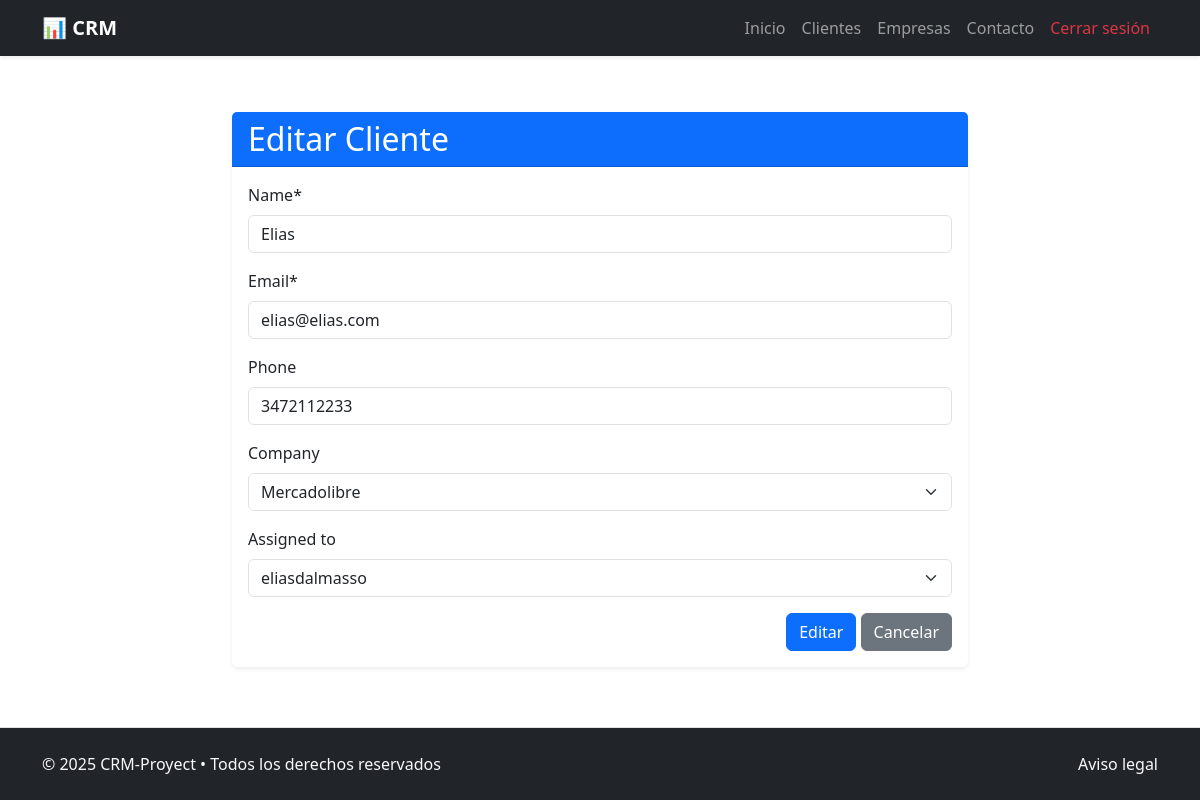
/client/2/update/ (signed in), run on the app's committed database.
### crm_app/models.py (models this page shows, shortened)
class Client(models.Model):
    name = models.CharField(max_length=255) #Nombre del cliente
    email = models.EmailField(unique=True) #Email del cliente
    phone = models.CharField(max_length=50, blank=True) #Telefono del cliente
    company = models.ForeignKey(
        Company, on_delete=models.SET_NULL, blank=True, null=True,
        related_name='clients') #Empresa del cliente
    assigned_to = models.ForeignKey(
        User, on_delete=models.SET_NULL, blank=True, null=True,
        related_name='clients') #Asignado a tal usuario
    created_at = models.DateTimeField(auto_now_add=True) #Fecha de creación
    updated_at = models.DateTimeField(auto_now=True) #Fecha de ultima actualización

### crm_app/views.py (the view, shortened to what this page needs)
# urls.py: path("client/<pk>/update/", ClientUpdateView.as_view(), name="client_update"),
@method_decorator(login_required, name='dispatch')
class ClientUpdateView(UpdateView):
    template_name = '../templates/clients/client_update.html'
    model = Client
    form_class = ClientCreateForm
    success_url = reverse_lazy('client_list')

### crm_app/forms.py
class ClientCreateForm(forms.ModelForm):
    class Meta:
        model = Client
        fields = [
            "name",
            "email",
            "phone",
            "company",
            "assigned_to",
        ]

### crm_app/models.py (called while the page is built)
    def __str__(self):
        return self.name #Como se mostrara en el admin y otros lugares

### crm_project/templates/clients/client_update.html (shortened to what this page needs)
{% extends "general/layout.html" %}
{% load crispy_forms_tags %}
{% block page_content %}
<div class="container my-5">
    <div class="row justify-content-center">
        <div class="col-12 col-md-8">
            <div class="card shadow-sm border-0">
                <div class="card-header bg-primary text-white">
                    <h2 class="mb-0">Editar Cliente</h2>
                </div>
                <div class="card-body">
                    <form action="" method="post" enctype="multipart/form-data">
                        <div class="mb-3">
                            {{ form.name|as_crispy_field }}
                        </div>
                        <div class="mb-3">
                            {{ form.email|as_crispy_field }}
                        </div>
                        <div class="mb-3">
                            {{ form.phone|as_crispy_field }}
                        </div>
                        <div class="mb-3">
                            {{ form.company|as_crispy_field }}
                        </div>
                        <div class="mb-3">
                            {{ form.assigned_to|as_crispy_field }}
                        </div>
                        <div class="text-end">
                            <button class="btn btn-primary">Editar</button>
                            <a href="{% url 'client_list' %}" class="btn btn-secondary">Cancelar</a>
                        </div>
                    </form>
                </div>
            </div>
        </div>
    </div>
</div>
{% endblock %}

### data on the page
Client: name "Elias", email "elias@elias.com", phone "3472112233", company "Mercadolibre", assigned_to "eliasdalmasso"
